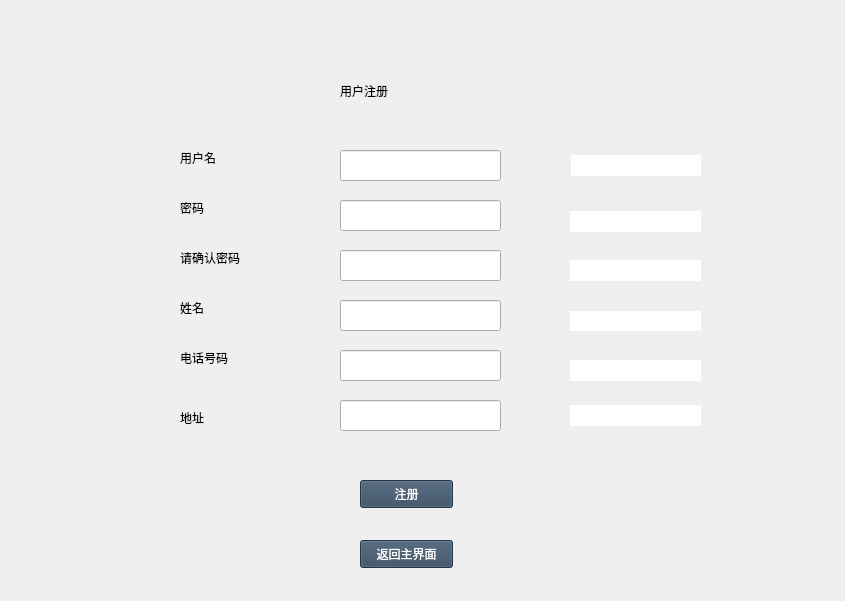
<?xml version="1.0" encoding="UTF-8"?>
<ui version="4.0">
 <class>UserRegisterWindow</class>
 <widget class="QWidget" name="UserRegisterWindow">
  <property name="geometry">
   <rect>
    <x>0</x>
    <y>0</y>
    <width>845</width>
    <height>601</height>
   </rect>
  </property>
  <property name="windowTitle">
   <string>用户注册</string>
  </property>
  <widget class="QLabel" name="label">
   <property name="geometry">
    <rect>
     <x>340</x>
     <y>50</y>
     <width>161</width>
     <height>81</height>
    </rect>
   </property>
   <property name="styleSheet">
    <string notr="true">font: 18pt &quot;楷体&quot;;</string>
   </property>
   <property name="text">
    <string>用户注册</string>
   </property>
  </widget>
  <widget class="QWidget" name="widget" native="true">
   <property name="geometry">
    <rect>
     <x>170</x>
     <y>120</y>
     <width>531</width>
     <height>321</height>
    </rect>
   </property>
   <widget class="QLabel" name="label_2">
    <property name="geometry">
     <rect>
      <x>10</x>
      <y>30</y>
      <width>72</width>
      <height>15</height>
     </rect>
    </property>
    <property name="text">
     <string>用户名</string>
    </property>
   </widget>
   <widget class="QLabel" name="label_3">
    <property name="geometry">
     <rect>
      <x>10</x>
      <y>80</y>
      <width>72</width>
      <height>15</height>
     </rect>
    </property>
    <property name="text">
     <string>密码</string>
    </property>
   </widget>
   <widget class="QLabel" name="label_4">
    <property name="geometry">
     <rect>
      <x>10</x>
      <y>130</y>
      <width>72</width>
      <height>15</height>
     </rect>
    </property>
    <property name="text">
     <string>请确认密码</string>
    </property>
   </widget>
   <widget class="QLabel" name="label_5">
    <property name="geometry">
     <rect>
      <x>10</x>
      <y>180</y>
      <width>72</width>
      <height>15</height>
     </rect>
    </property>
    <property name="text">
     <string>姓名</string>
    </property>
   </widget>
   <widget class="QLabel" name="label_6">
    <property name="geometry">
     <rect>
      <x>10</x>
      <y>230</y>
      <width>72</width>
      <height>15</height>
     </rect>
    </property>
    <property name="text">
     <string>电话号码</string>
    </property>
   </widget>
   <widget class="QLabel" name="label_7">
    <property name="geometry">
     <rect>
      <x>10</x>
      <y>290</y>
      <width>72</width>
      <height>15</height>
     </rect>
    </property>
    <property name="text">
     <string>地址</string>
    </property>
   </widget>
   <widget class="QLabel" name="tip1">
    <property name="geometry">
     <rect>
      <x>401</x>
      <y>35</y>
      <width>131</width>
      <height>21</height>
     </rect>
    </property>
    <property name="styleSheet">
     <string notr="true">background-color:rgb(255, 255, 255);
color:rgb(255, 0, 0)</string>
    </property>
    <property name="text">
     <string/>
    </property>
   </widget>
   <widget class="QLabel" name="tip2">
    <property name="geometry">
     <rect>
      <x>400</x>
      <y>91</y>
      <width>131</width>
      <height>21</height>
     </rect>
    </property>
    <property name="styleSheet">
     <string notr="true">background-color:rgb(255, 255, 255);
color:rgb(255, 0, 0)</string>
    </property>
    <property name="text">
     <string/>
    </property>
   </widget>
   <widget class="QLabel" name="tip3">
    <property name="geometry">
     <rect>
      <x>400</x>
      <y>140</y>
      <width>131</width>
      <height>21</height>
     </rect>
    </property>
    <property name="styleSheet">
     <string notr="true">background-color:rgb(255, 255, 255);
color:rgb(255, 0, 0)</string>
    </property>
    <property name="text">
     <string/>
    </property>
   </widget>
   <widget class="QLabel" name="tip4">
    <property name="geometry">
     <rect>
      <x>400</x>
      <y>191</y>
      <width>131</width>
      <height>20</height>
     </rect>
    </property>
    <property name="styleSheet">
     <string notr="true">background-color:rgb(255, 255, 255);
color:rgb(255, 0, 0)</string>
    </property>
    <property name="text">
     <string/>
    </property>
   </widget>
   <widget class="QLabel" name="tip5">
    <property name="geometry">
     <rect>
      <x>400</x>
      <y>240</y>
      <width>131</width>
      <height>21</height>
     </rect>
    </property>
    <property name="styleSheet">
     <string notr="true">background-color:rgb(255, 255, 255);
color:rgb(255, 0, 0)</string>
    </property>
    <property name="text">
     <string/>
    </property>
   </widget>
   <widget class="QLabel" name="tip6">
    <property name="geometry">
     <rect>
      <x>400</x>
      <y>285</y>
      <width>131</width>
      <height>21</height>
     </rect>
    </property>
    <property name="styleSheet">
     <string notr="true">background-color:rgb(255, 255, 255);
color:rgb(255, 0, 0)</string>
    </property>
    <property name="text">
     <string/>
    </property>
   </widget>
   <widget class="QLineEdit" name="username">
    <property name="geometry">
     <rect>
      <x>170</x>
      <y>30</y>
      <width>161</width>
      <height>31</height>
     </rect>
    </property>
   </widget>
   <widget class="QLineEdit" name="password">
    <property name="geometry">
     <rect>
      <x>170</x>
      <y>80</y>
      <width>161</width>
      <height>31</height>
     </rect>
    </property>
   </widget>
   <widget class="QLineEdit" name="confirmPassword">
    <property name="geometry">
     <rect>
      <x>170</x>
      <y>130</y>
      <width>161</width>
      <height>31</height>
     </rect>
    </property>
   </widget>
   <widget class="QLineEdit" name="name">
    <property name="geometry">
     <rect>
      <x>170</x>
      <y>180</y>
      <width>161</width>
      <height>31</height>
     </rect>
    </property>
   </widget>
   <widget class="QLineEdit" name="number">
    <property name="geometry">
     <rect>
      <x>170</x>
      <y>230</y>
      <width>161</width>
      <height>31</height>
     </rect>
    </property>
   </widget>
   <widget class="QLineEdit" name="address">
    <property name="geometry">
     <rect>
      <x>170</x>
      <y>280</y>
      <width>161</width>
      <height>31</height>
     </rect>
    </property>
   </widget>
  </widget>
  <widget class="QPushButton" name="confirm">
   <property name="geometry">
    <rect>
     <x>360</x>
     <y>480</y>
     <width>93</width>
     <height>28</height>
    </rect>
   </property>
   <property name="styleSheet">
    <string notr="true">color:white;
background-color:#34495e;</string>
   </property>
   <property name="text">
    <string>注册</string>
   </property>
  </widget>
  <widget class="QPushButton" name="back">
   <property name="geometry">
    <rect>
     <x>360</x>
     <y>540</y>
     <width>93</width>
     <height>28</height>
    </rect>
   </property>
   <property name="styleSheet">
    <string notr="true">color:white;
background-color:#34495e;</string>
   </property>
   <property name="text">
    <string>返回主界面</string>
   </property>
  </widget>
 </widget>
 <layoutdefault spacing="6" margin="11"/>
 <resources/>
 <connections/>
</ui>
